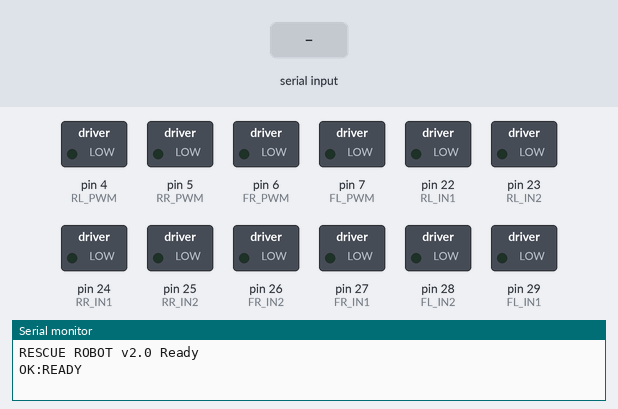
The sketch below on a simulated Arduino Mega 2560, built with avr-gcc and run on an emulated ATmega2560. On the bench: switched loads named in the sketch (green lamp = pin HIGH), the last lines printed to the serial monitor. Inputs (shaded band) come from the test bench.

Above: at 1.2 s.
1.3 s: "F90\n" received over Serial
At 1.9 s:
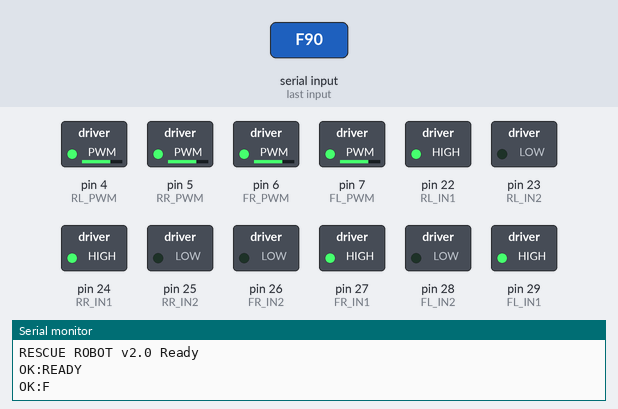
4.3 s: "E\n" received over Serial
At 4.9 s:
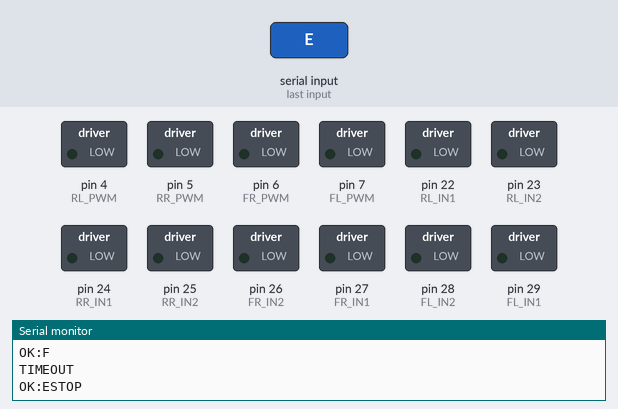
5.9 s: "X\n" received over Serial
7.4 s: "B90\n" received over Serial
At 7.9 s:
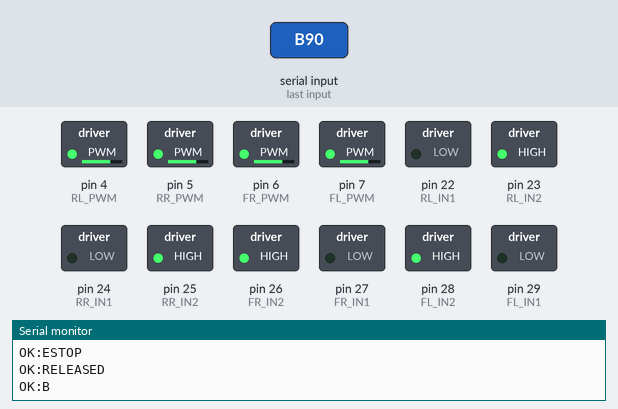
10.4 s: "L90\n" received over Serial
At 10.9 s:
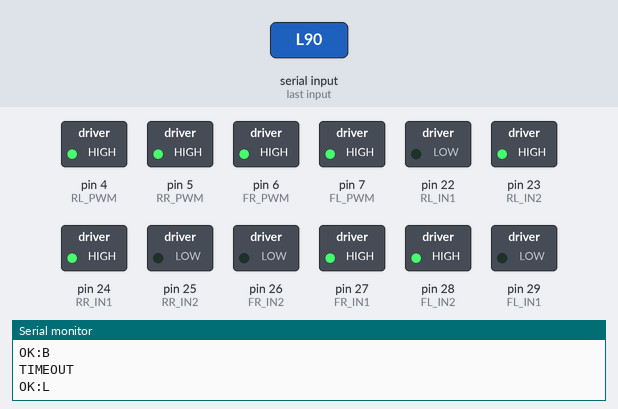
13.4 s: "R90\n" received over Serial
At 14.4 s:
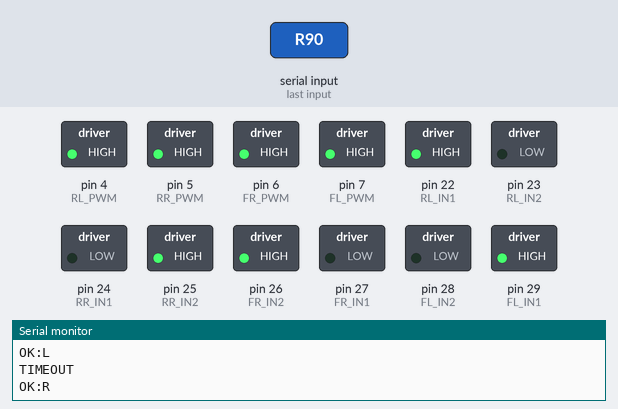
Timing chart, 0 to 16.9 s (numbered marks = the images above; inputs shaded):
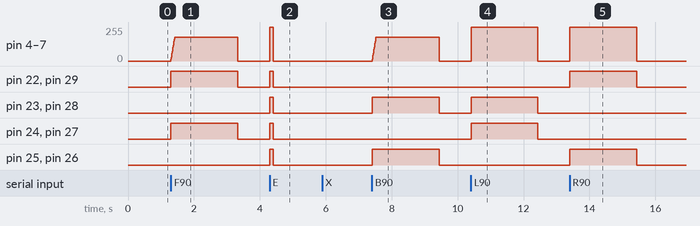

The sketch:

robot1_controller.ino
```cpp
/*
 * RESCUE ROBOT - MOTOR CONTROLLER v2
 * Arduino Mega 2560
 *
 * Features:
 * - Variable speed (PWM 0-255)
 * - MAX speed for turning (robot needs high torque)
 * - Watchdog timeout
 * - Emergency stop
 *
 * Commands: F, B, L, R, S, E, X, P###, ?
 */

// Motor Pins (4WD)
const int RL_PWM = 4, RL_IN1 = 22, RL_IN2 = 23;
const int RR_PWM = 5, RR_IN1 = 24, RR_IN2 = 25;
const int FR_PWM = 6, FR_IN1 = 27, FR_IN2 = 26;
const int FL_PWM = 7, FL_IN1 = 29, FL_IN2 = 28;

// Config
const int DEFAULT_SPEED = 180;
const int MIN_SPEED = 80;
const int MAX_SPEED = 255;
const unsigned long TIMEOUT_MS = 2000;  // 2 seconds (was 500ms)

// State
int targetSpeed = DEFAULT_SPEED;
int currentSpeed = 0;
char currentCommand = 'S';
bool emergencyStop = false;
unsigned long lastCommandTime = 0;

void setup() {
    Serial.begin(115200);

    int pins[] = {FR_PWM, FR_IN1, FR_IN2, FL_PWM, FL_IN1, FL_IN2, RR_PWM, RR_IN1, RR_IN2, RL_PWM, RL_IN1, RL_IN2};
    for (int i = 0; i < 12; i++) pinMode(pins[i], OUTPUT);

    stopAllMotors();
    Serial.println("RESCUE ROBOT v2.0 Ready");
    Serial.println("OK:READY");
}

void loop() {
    if (Serial.available() > 0) {
        char cmd = toupper(Serial.read());
        processCommand(cmd);
    }

    // Watchdog
    if (currentCommand != 'S' && !emergencyStop) {
        if (millis() - lastCommandTime > TIMEOUT_MS) {
            currentCommand = 'S';
            Serial.println("TIMEOUT");
        }
    }

    updateSpeed();
    executeMovement();
    delay(10);
}

void processCommand(char cmd) {
    if (cmd == '\n' || cmd == '\r' || cmd == ' ') return;
    lastCommandTime = millis();

    switch (cmd) {
        case 'F': case 'B': case 'L': case 'R':
            if (!emergencyStop) {
                currentCommand = cmd;
                Serial.print("OK:"); Serial.println(cmd);
            }
            break;
        case 'S':
            currentCommand = 'S';
            Serial.println("OK:STOP");
            break;
        case 'E':
            emergencyStop = true;
            currentCommand = 'S';
            currentSpeed = 0;
            hardBrake();
            Serial.println("OK:ESTOP");
            break;
        case 'X':
            emergencyStop = false;
            Serial.println("OK:RELEASED");
            break;
        case 'P':
            readSpeed();
            break;
        case '?':
            Serial.print("STS:");
            Serial.print(emergencyStop ? "ESTOP" : (currentCommand == 'S' ? "IDLE" : "MOVING"));
            Serial.print(",SPD:"); Serial.println(currentSpeed);
            break;
    }
}

void readSpeed() {
    delay(10);
    String s = "";
    while (Serial.available()) {
        char c = Serial.read();
        if (isDigit(c)) s += c; else break;
    }
    if (s.length() > 0) {
        targetSpeed = constrain(s.toInt(), MIN_SPEED, MAX_SPEED);
        Serial.print("OK:SPD="); Serial.println(targetSpeed);
    }
}

void updateSpeed() {
    int desired = (currentCommand == 'S' || emergencyStop) ? 0 : targetSpeed;
    if (currentSpeed < desired) currentSpeed = min(currentSpeed + 15, desired);
    else if (currentSpeed > desired) currentSpeed = max(currentSpeed - 30, desired);
}

void motorSet(int pwm, int in1, int in2, int speed, bool fwd) {
    analogWrite(pwm, abs(speed));
    if (speed == 0) { digitalWrite(in1, LOW); digitalWrite(in2, LOW); }
    else if (fwd) { digitalWrite(in1, HIGH); digitalWrite(in2, LOW); }
    else { digitalWrite(in1, LOW); digitalWrite(in2, HIGH); }
}

void executeMovement() {
    switch (currentCommand) {
        case 'F': moveForward(); break;
        case 'B': moveBackward(); break;
        case 'L': turnLeft(); break;
        case 'R': turnRight(); break;
        default: stopAllMotors(); break;
    }
}

void moveForward() {
    motorSet(FR_PWM, FR_IN1, FR_IN2, currentSpeed, true);
    motorSet(FL_PWM, FL_IN1, FL_IN2, currentSpeed, true);
    motorSet(RR_PWM, RR_IN1, RR_IN2, currentSpeed, true);
    motorSet(RL_PWM, RL_IN1, RL_IN2, currentSpeed, true);
}

void moveBackward() {
    motorSet(FR_PWM, FR_IN1, FR_IN2, currentSpeed, false);
    motorSet(FL_PWM, FL_IN1, FL_IN2, currentSpeed, false);
    motorSet(RR_PWM, RR_IN1, RR_IN2, currentSpeed, false);
    motorSet(RL_PWM, RL_IN1, RL_IN2, currentSpeed, false);
}

void turnLeft() {
    // MAX speed for turning!
    motorSet(FR_PWM, FR_IN1, FR_IN2, MAX_SPEED, true);
    motorSet(RR_PWM, RR_IN1, RR_IN2, MAX_SPEED, true);
    motorSet(FL_PWM, FL_IN1, FL_IN2, MAX_SPEED, false);
    motorSet(RL_PWM, RL_IN1, RL_IN2, MAX_SPEED, false);
}

void turnRight() {
    // MAX speed for turning!
    motorSet(FL_PWM, FL_IN1, FL_IN2, MAX_SPEED, true);
    motorSet(RL_PWM, RL_IN1, RL_IN2, MAX_SPEED, true);
    motorSet(FR_PWM, FR_IN1, FR_IN2, MAX_SPEED, false);
    motorSet(RR_PWM, RR_IN1, RR_IN2, MAX_SPEED, false);
}

void stopAllMotors() {
    motorSet(FR_PWM, FR_IN1, FR_IN2, 0, true);
    motorSet(FL_PWM, FL_IN1, FL_IN2, 0, true);
    motorSet(RR_PWM, RR_IN1, RR_IN2, 0, true);
    motorSet(RL_PWM, RL_IN1, RL_IN2, 0, true);
}

void hardBrake() {
    digitalWrite(FR_IN1, HIGH); digitalWrite(FR_IN2, HIGH);
    digitalWrite(FL_IN1, HIGH); digitalWrite(FL_IN2, HIGH);
    digitalWrite(RR_IN1, HIGH); digitalWrite(RR_IN2, HIGH);
    digitalWrite(RL_IN1, HIGH); digitalWrite(RL_IN2, HIGH);
    analogWrite(FR_PWM, 255); analogWrite(FL_PWM, 255);
    analogWrite(RR_PWM, 255); analogWrite(RL_PWM, 255);
    delay(100);
    stopAllMotors();
}
```

Measured:
- after the input at 1.3 s, pin 4 (RL_PWM), pin 5 (RR_PWM), pin 6 (FR_PWM), pin 7 (FL_PWM): rises from 0/255 to 180/255 in 0.11 s, then falls to 0/255 in 1.9 s; pin 22 (RL_IN1), pin 24 (RR_IN1), pin 27 (FR_IN1), pin 29 (FL_IN1): LOW → HIGH at once, → LOW 2.0 s later
- after the input at 4.3 s, pin 4 (RL_PWM), pin 5 (RR_PWM), pin 6 (FR_PWM), pin 7 (FL_PWM): 0/255 → 255/255 at once, → 0/255 0.10 s later; pin 22 (RL_IN1), pin 23 (RL_IN2), pin 24 (RR_IN1), pin 25 (RR_IN2), pin 26 (FR_IN2), pin 27 (FR_IN1), pin 28 (FL_IN2), pin 29 (FL_IN1): LOW → HIGH at once, → LOW 0.10 s later
- after the input at 7.4 s, pin 4 (RL_PWM), pin 5 (RR_PWM), pin 6 (FR_PWM), pin 7 (FL_PWM): rises from 0/255 to 180/255 in 0.11 s, then falls to 0/255 in 1.9 s; pin 23 (RL_IN2), pin 25 (RR_IN2), pin 26 (FR_IN2), pin 28 (FL_IN2): LOW → HIGH at once, → LOW 2.0 s later
- after the input at 10.4 s, pin 4 (RL_PWM), pin 5 (RR_PWM), pin 6 (FR_PWM), pin 7 (FL_PWM): 0/255 → 255/255 at once, → 0/255 2.0 s later; pin 23 (RL_IN2), pin 24 (RR_IN1), pin 27 (FR_IN1), pin 28 (FL_IN2): LOW → HIGH at once, → LOW 2.0 s later
- after the input at 13.4 s, pin 4 (RL_PWM), pin 5 (RR_PWM), pin 6 (FR_PWM), pin 7 (FL_PWM): 0/255 → 255/255 at once, → 0/255 2.0 s later; pin 22 (RL_IN1), pin 25 (RR_IN2), pin 26 (FR_IN2), pin 29 (FL_IN1): LOW → HIGH at once, → LOW 2.0 s later
